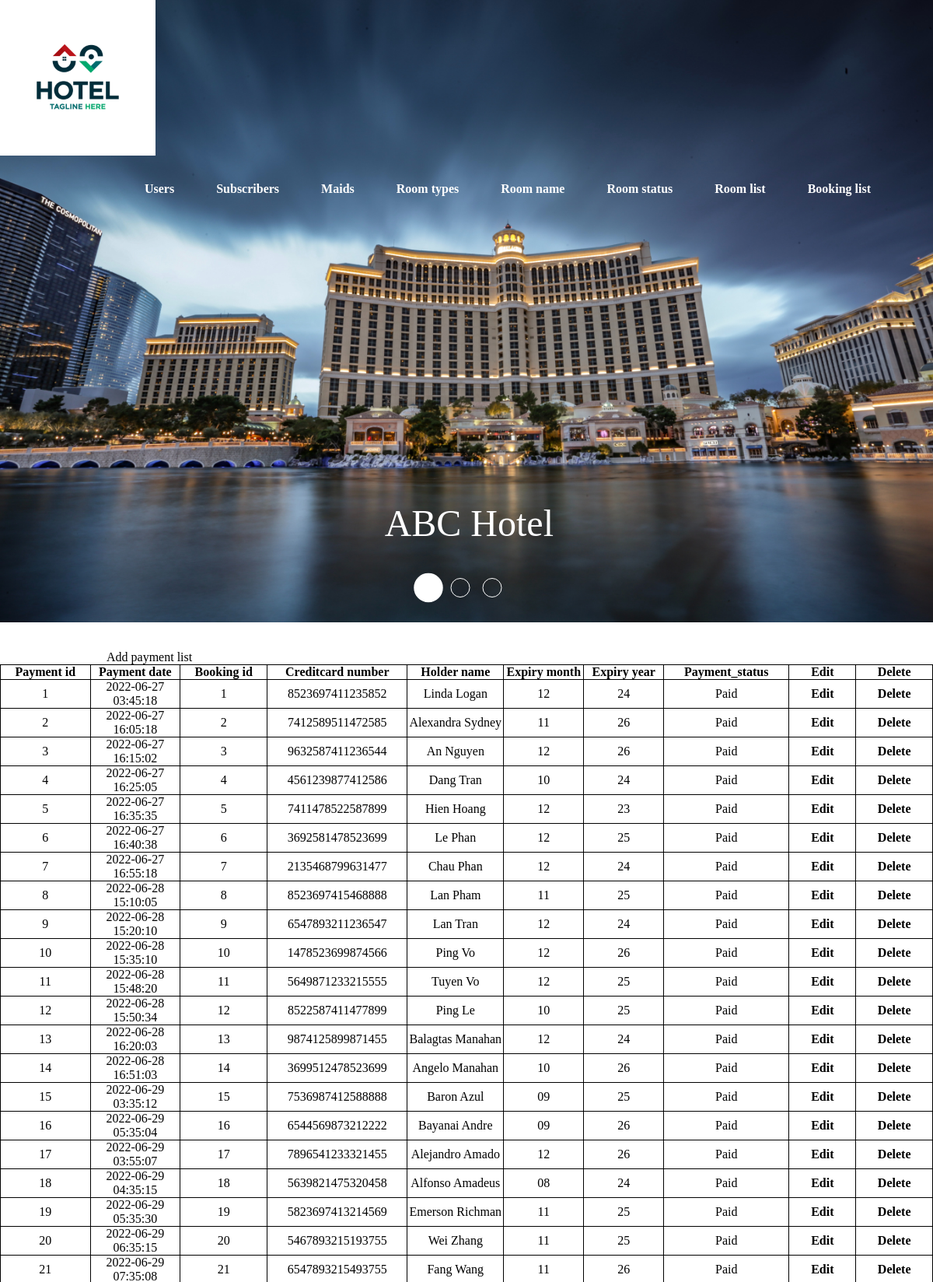
Page /a_paymentlist.php (signed in, upper part) on the committed database.
### tables this page shows
CREATE TABLE `payment_list` (
  `payment_id` int(10) UNSIGNED NOT NULL,
  `payment_date` timestamp NOT NULL DEFAULT current_timestamp(),
  `booking_id` int(10) UNSIGNED NOT NULL,
  `creditcard_number` varchar(255) NOT NULL,
  `holder_name` varchar(255) NOT NULL,
  `expiry_month` varchar(255) NOT NULL,
  `expiry_year` varchar(255) NOT NULL,
  `payment_status` varchar(255) NOT NULL DEFAULT 'Paid'
);

### a_paymentlist.php (the view, shortened to what this page needs)
<?php
    include_once('./connect.php'); ?>
<?php
    $sql_payment_list = "
            SELECT *
            FROM
                payment_list
    ";
    $result = $conn->query($sql_payment_list);
?>
<!DOCTYPE html>
<html lang="en">
<head>
    <link rel="stylesheet" href="./css/style.css">
    <link rel="stylesheet" href="./css/tinyslide.css">
</head>
<body>
    <?php require_once("nav_main_admin.php"); ?>
    <section id="tiny" class="tinyslide">
        <aside class="slides">
            <figure> <img src="./hotel_images/pic1.jpg" alt="pic1">
                <figcaption> ABC Hotel </figcaption>
            </figure>
        </aside>
    </section><br><br>
    <section class='add'>
        <a class='addpayment' href="r_payment_form.php">Add payment list</a>
    </section>
    <section>
        <table border=1>
            <thead>
                <tr>
                    <th>Payment id</th>
                    <th>Payment date</th>
                    <th>Booking id</th>
                    <th>Creditcard number</th>
                    <th>Holder name</th>
                    <th>Expiry month</th>
                    <th>Expiry year</th>
                    <th>Payment_status</th>
                    <th>Edit</th>
                    <th>Delete</th>
                </tr>
            </thead>
            <tbody>
            <?php
                foreach($result as $value) {
                    echo "<tr>
                            <td>{$value['payment_id']}</td>
                            <td>{$value['payment_date']}</td>
                            <td>{$value['booking_id']}</td>
                            <td>{$value['creditcard_number']}</td>
                            <td>{$value['holder_name']}</td>
                            <td>{$value['expiry_month']}</td>
                            <td>{$value['expiry_year']}</td>
                            <td>{$value['payment_status']}</td>
                            <td><a href='admin_edit_payment.php?id={$value['payment_id']}&action=edit'>Edit</a></td>
                            <td><a href='admin_r_form9.php?id={$value['payment_id']}&action=delete'>Delete</a></td>
                        </tr>";
                }
            ?>
            </tbody>
        </table>
    </section>
    <?php require_once("footer.php"); ?>
</body>
</html>

### css/style.css (style rules this page uses)
body, html { margin: 0px; padding: 0px; background-color: white; opacity: 1; }

### css/tinyslide.css (style rules this page uses)
html, body { width: 100%; height: 100%; }
* { margin: 0; padding: 0; box-sizing: border-box; }
.tinyslide { width: 100%; height: 100%; position: relative; overflow: hidden; }
.tinyslide aside { height: 100%; width: 100%; -webkit-transition: -webkit-transform 800ms cubic-bezier(0.365, 0.84, 0.44, 1); transition: transform 800ms cubic-bezier(0.365, 0.84, 0.44, 1); -webkit-backface-visibility: hidden; backface-visibility: hidden; }
.tinyslide figure { height: 100%; float: left; position: relative; z-index: 1; }
.tinyslide figure img { width: 100%; height: 100%; -o-object-fit: cover; object-fit: cover; }
.tinyslide figure figcaption { position: absolute; font-size: 3em; color: white; bottom: 100px; right: 50%; margin-right: -112px; z-index: 2; opacity: 0; }
.tinyslide figure.active figcaption { -webkit-animation-name: fadeInRight; animation-name: fadeInRight; -webkit-animation-fill-mode: both; animation-fill-mode: both; -webkit-animation-duration: 2s; animation-duration: 2s; }

### a_paymentlist.php (style rules this page uses)
.add { margin-left: 137px; }
.add .addpayment { color: black; text-decoration: none; }
table { text-align: center; color: black; margin: 0px auto; background-color: white; border: black; }
table, th, td { width: 1200px; border-collapse: collapse; }
tr td a { text-decoration: none; color: black; font-weight: bold; }

### rows in the picture
payment_list: payment_id "1", payment_date "2022-06-27 03:45:18", booking "1", creditcard_number "8523697411235852", holder_name "Linda Logan", expiry_month "12", expiry_year "24", payment_status "Paid"
payment_list: payment_id "2", payment_date "2022-06-27 16:05:18", booking "2", creditcard_number "7412589511472585", holder_name "Alexandra Sydney", expiry_month "11", expiry_year "26", payment_status "Paid"
payment_list: payment_id "3", payment_date "2022-06-27 16:15:02", booking "3", creditcard_number "9632587411236544", holder_name "An Nguyen", expiry_month "12", expiry_year "26", payment_status "Paid"
payment_list: payment_id "4", payment_date "2022-06-27 16:25:05", booking "4", creditcard_number "4561239877412586", holder_name "Dang Tran", expiry_month "10", expiry_year "24", payment_status "Paid"
payment_list: payment_id "5", payment_date "2022-06-27 16:35:35", booking "5", creditcard_number "7411478522587899", holder_name "Hien Hoang", expiry_month "12", expiry_year "23", payment_status "Paid"
payment_list: payment_id "6", payment_date "2022-06-27 16:40:38", booking "6", creditcard_number "3692581478523699", holder_name "Le Phan", expiry_month "12", expiry_year "25", payment_status "Paid"
payment_list: payment_id "7", payment_date "2022-06-27 16:55:18", booking "7", creditcard_number "2135468799631477", holder_name "Chau Phan", expiry_month "12", expiry_year "24", payment_status "Paid"
payment_list: payment_id "8", payment_date "2022-06-28 15:10:05", booking "8", creditcard_number "8523697415468888", holder_name "Lan Pham", expiry_month "11", expiry_year "25", payment_status "Paid"
payment_list: payment_id "9", payment_date "2022-06-28 15:20:10", booking "9", creditcard_number "6547893211236547", holder_name "Lan Tran", expiry_month "12", expiry_year "24", payment_status "Paid"
payment_list: payment_id "10", payment_date "2022-06-28 15:35:10", booking "10", creditcard_number "1478523699874566", holder_name "Ping Vo", expiry_month "12", expiry_year "26", payment_status "Paid"
payment_list: payment_id "11", payment_date "2022-06-28 15:48:20", booking "11", creditcard_number "5649871233215555", holder_name "Tuyen Vo", expiry_month "12", expiry_year "25", payment_status "Paid"
payment_list: payment_id "12", payment_date "2022-06-28 15:50:34", booking "12", creditcard_number "8522587411477899", holder_name "Ping Le", expiry_month "10", expiry_year "25", payment_status "Paid"
payment_list: payment_id "13", payment_date "2022-06-28 16:20:03", booking "13", creditcard_number "9874125899871455", holder_name "Balagtas Manahan", expiry_month "12", expiry_year "24", payment_status "Paid"
payment_list: payment_id "14", payment_date "2022-06-28 16:51:03", booking "14", creditcard_number "3699512478523699", holder_name "Angelo Manahan", expiry_month "10", expiry_year "26", payment_status "Paid"
payment_list: payment_id "15", payment_date "2022-06-29 03:35:12", booking "15", creditcard_number "7536987412588888", holder_name "Baron Azul", expiry_month "09", expiry_year "25", payment_status "Paid"
payment_list: payment_id "16", payment_date "2022-06-29 05:35:04", booking "16", creditcard_number "6544569873212222", holder_name "Bayanai Andre", expiry_month "09", expiry_year "26", payment_status "Paid"
payment_list: payment_id "17", payment_date "2022-06-29 03:55:07", booking "17", creditcard_number "7896541233321455", holder_name "Alejandro Amado", expiry_month "12", expiry_year "26", payment_status "Paid"
payment_list: payment_id "18", payment_date "2022-06-29 04:35:15", booking "18", creditcard_number "5639821475320458", holder_name "Alfonso Amadeus", expiry_month "08", expiry_year "24", payment_status "Paid"
payment_list: payment_id "19", payment_date "2022-06-29 05:35:30", booking "19", creditcard_number "5823697413214569", holder_name "Emerson Richman", expiry_month "11", expiry_year "25", payment_status "Paid"
payment_list: payment_id "20", payment_date "2022-06-29 06:35:15", booking "20", creditcard_number "5467893215193755", holder_name "Wei Zhang", expiry_month "11", expiry_year "25", payment_status "Paid"
payment_list: payment_id "21", payment_date "2022-06-29 07:35:08", booking "21", creditcard_number "6547893215493755", holder_name "Fang Wang", expiry_month "11", expiry_year "26", payment_status "Paid"
